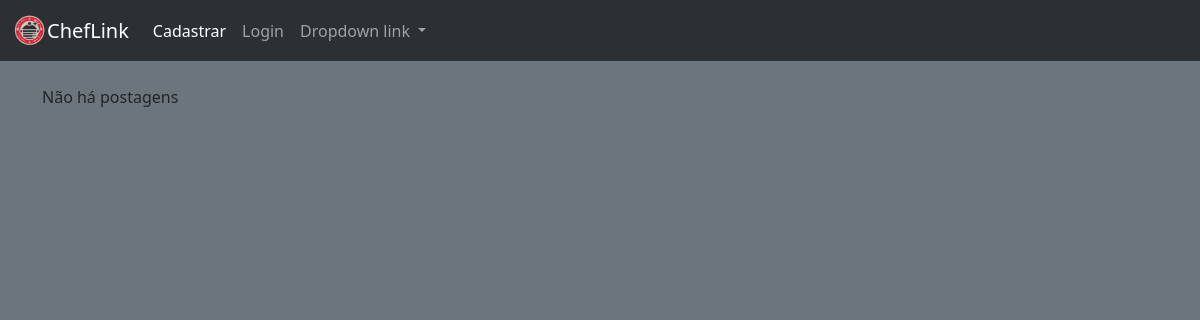
Before: / with the older database file.
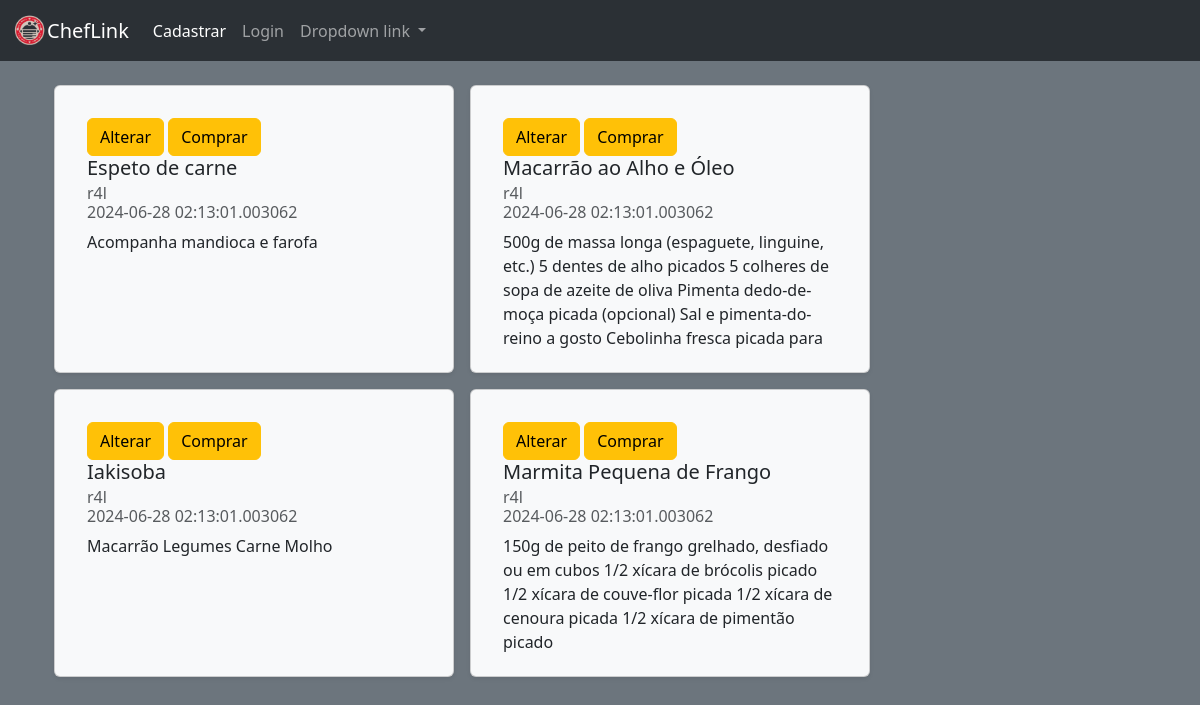
After: the same page with the newer database file.
### models.py (models this page shows)
class UserPostModel(db.Model):
    id = mapped_column(Integer,autoincrement=True,primary_key=True)
    title = mapped_column(String(30),nullable=False)
    author = mapped_column(String(30),nullable=False)
    slug = mapped_column(String(30),nullable=False)
    content = mapped_column(Text,nullable=False)
    date_posted = mapped_column(DateTime,default=datetime.utcnow())

### routes.py (the view)
@app.route('/')
def index():
    posts = UserPostModel.query.all()
    return render_template('index.html',posts=posts)

### templates/index.html (shortened to what this page needs)
{%extends "base.html"%}
{%block body%}
<br>
<div class="container d-flex flex-row mb-3 gap-3 flex-wrap align-items-center">
{%include "components/post.html"%}
</div>
{%endblock%}

### templates/components/post.html
{%if posts%}
<div class="container d-flex  flex-wrap gap-3">
{%for post in posts%}
<div class="card shadow-sm p-3 bg-body-tertiary rounded" style="width: 25rem; height: 18rem;">
    <div class="card-body " style="overflow: hidden;">
        <a href="{{url_for('alter_post',id=post.id)}}" class="btn btn-warning">Alterar</a>
        <a href="#" class="btn btn-warning">Comprar</a>
        <h5 class="card-title">{{post.title}}</h5>
        <h6 class="card-subtitle mb-2 text-body-secondary">{{post.author}} <br>
            {{post.date_posted}}</h6>
        <p class="card-text" style="text-overflow: ellipsis;">{{post.content}}</p>
    </div>
</div>
{%endfor%}
</div>
{%else%}
<p>Não há postagens</p>
{%endif%}

Changed rows visible on the page:
added UserPostModel: title "Espeto de carne", author "r4l", date_posted "2024-06-28 02:13:01.003062", content "Acompanha mandioca e farofa"
added UserPostModel: title "Macarrão ao Alho e Óleo", author "r4l", date_posted "2024-06-28 02:13:01.003062", content "500g de massa longa (espaguete, linguine, etc.) 5 dentes de alho picados 5 colheres de sopa de azeite de oliva Pimenta dedo-de-moça picada (opcional) Sal e pimenta-do-reino a gosto Cebolinha fresca picada para…"
added UserPostModel: title "Iakisoba", author "r4l", date_posted "2024-06-28 02:13:01.003062", content "Macarrão Legumes Carne Molho"
added UserPostModel: title "Marmita Pequena de Frango", author "r4l", date_posted "2024-06-28 02:13:01.003062", content "150g de peito de frango grelhado, desfiado ou em cubos 1/2 xícara de brócolis picado 1/2 xícara de couve-flor picada 1/2 xícara de cenoura picada 1/2 xícara de pimentão picado"
Other visible differences:
text no longer shown: "Não há postagens"
